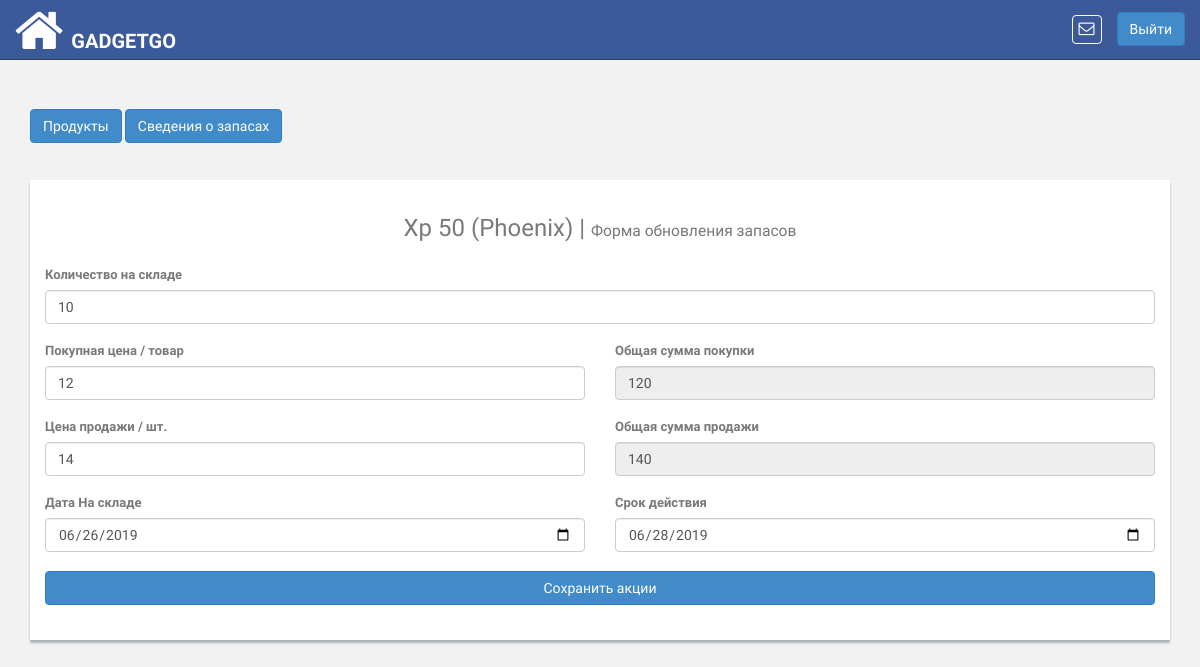
Screenshot of /product/20/stockin/update/ (signed in) with the database file from the repository.
### pis_product/models.py (models this page shows, shortened)
class StockIn(models.Model):
    product = models.ForeignKey(
        Product, related_name='stockin_product',on_delete=models.CASCADE
    )
    quantity = models.CharField(
        max_length=100, blank=True, null=True
    )
    price_per_item = models.DecimalField(
        max_digits=65, decimal_places=2, default=0, blank=True, null=True,
        help_text="Selling Price for a Single Item"
    )
    total_amount = models.DecimalField(
        max_digits=65, decimal_places=2, default=0, blank=True, null=True
    )
    buying_price_item = models.DecimalField(
        max_digits=65, decimal_places=2, default=0, blank=True, null=True,
        help_text='Buying Price for a Single Item'
    )
    total_buying_amount = models.DecimalField(
        max_digits=65, decimal_places=2, default=0, blank=True, null=True
    )
    dated_order = models.DateField(blank=True, null=True)
    stock_expiry = models.DateField(blank=True, null=True)

class Product(models.Model):
    UNIT_TYPE_KG = 'Kilogram'
    UNIT_TYPE_GRAM = 'Gram'
    UNIT_TYPE_LITRE = 'Litre'
    UNIT_TYPE_QUANTITY = 'Quantity'
    UNIT_TYPES = (
        (UNIT_TYPE_KG, 'Kilogram'),
        (UNIT_TYPE_GRAM, 'Gram'),
        (UNIT_TYPE_LITRE, 'Litre'),
        (UNIT_TYPE_QUANTITY, 'Quantity'),
    )
    unit_type = models.CharField(
        choices=UNIT_TYPES, default=UNIT_TYPE_QUANTITY,
        blank=True, null=True, max_length=200
    )
    name = models.CharField(max_length=100, unique=True)
    brand_name = models.CharField(max_length=200, blank=True, null=True)
    retailer = models.ForeignKey(
        'pis_retailer.Retailer',
        related_name='retailer_product',on_delete=models.CASCADE
    )
    bar_code = models.CharField(max_length=13, unique=True, blank=True,
                                null=True)
    def __unicode__(self):
        return self.name
    def product_available_items(self):
        try:
            obj_stock_in = self.stockin_product.aggregate(Sum('quantity'))
            stock_in = float(obj_stock_in.get('quantity__sum'))
        except:
            stock_in = 0
        try:
            obj_stock_out = self.stockout_product.aggregate(
                Sum('stock_out_quantity'))
            stock_out = float(obj_stock_out.get('stock_out_quantity__sum'))
        except:
            stock_out = 0
        return  stock_in - stock_out

### pis_product/views.py (the view, shortened to what this page needs)
# urls.py: re_path(r'^(?P<pk>\d+)/stockin/update/$',StockInUpdateView.as_view(),name='update_stockin'),
class StockInUpdateView(UpdateView):
    template_name = 'products/update_stockin.html'
    model = StockIn
    form_class = StockDetailsForm

### pis_product/forms.py
class StockDetailsForm(forms.ModelForm):
    class Meta:
        model = StockIn
        fields = "__all__"

### pis_com/templatetags/template_tags.py (called while the page is built)
@register.simple_tag
def product_notifications(retailer_id):
    return Product.objects.filter(retailer__id=retailer_id)

### templates/products/update_stockin.html (shortened to what this page needs)
{% extends 'base.html' %}
{% block content %}
    <div class="col-md-12">
        <br>
       <a href="{% url 'product:stock_items_list' %}"><button type="button" id="back-product" class="btn btn-primary" data-loading-text="<i class='fa fa-circle-o-notch fa-spin'></i>Processing">Продукты</button></a>
        <a href="{% url 'product:stockin_list' product_id=object.product.id %}"><button type="button" id="stock-in" class="btn btn-primary" data-loading-text="<i class='fa fa-circle-o-notch fa-spin'></i>Processing">Сведения о запасах</button></a>
        <br><br><br>
        <div class="content-panel">
            <h3 class="text-center">{{ object.product.name|title }} ({{ object.product.brand_name|title }}) | <small>Форма обновления запасов</small> </h3>
            <div class="panel-body">
                <form class="form-horizontal product_item_form" action="#" method="post" autocomplete="off">
                    <div class="form-group">
                        <div class="col-md-12">
                            <label><strong>Количество на складе</strong></label>
                            <input type="text"  class="form-control quantity"  name="quantity" id="quantity" value="{{ object.quantity }}"><br>
                        </div>
                        <div class="col-md-6">
                            <label><strong>Покупная цена / товар</strong></label>
                            <input type="text"  class="form-control buying_price_item"  name="buying_price_item" id="buying_price_item" value="{{ object.buying_price_item|floatformat:-2 }}"><br>
                            <label><strong>Цена продажи / шт.</strong></label>
                            <input type="text"  class="form-control price_per_item"  name="price_per_item" id="price_per_item"  onkeyup="sum();" value="{{ object.price_per_item|floatformat:-2 }}"><br>
                            <label><strong>Дата На складе</strong></label>
                            <input type="date"  class="form-control dated_order" name="dated_order" value="{{ object.dated_order|date:"Y-m-d" }}"><br>
                        </div>
                        <div class="col-md-6">
                            <label><strong>Общая сумма покупки</strong></label>
                            <input type="text"  class="form-control total_buying_amount"  name="total_buying_amount"  id="total_buying_amount" value="{{ object.total_buying_amount|floatformat:-2 }}" readonly><br>
                            <label><strong>Общая сумма продажи</strong></label>
                            <input type="text"  class="form-control total_amount"  name="total_amount"  id="total_amount" value="{{ object.total_amount|floatformat:-2 }}" readonly><br>
                            <label><strong>Срок действия</strong></label>
                            <input type="date"  class="form-control stock_expiry"  name="stock_expiry" value="{{ object.stock_expiry|date:"Y-m-d" }}"><br>
                        </div>
                        <div class="col-md-12">
                            <button type="submit"  class="btn btn-primary product-sub-btn" style="width: 100%" >Сохранить акции</button>
                        </div>
                    </div>
                </form>
            </div>
        </div>
    </div>
{% endblock %}

### app_static/css/style.css (style rules this page uses)
body { color: #797979; background: #f2f2f2; font-family: 'Ruda', sans-serif; padding: 0px !important; margin: 0px !important; font-size:13px; }
a, a:hover, a:focus { text-decoration: none; outline: none; }
.content-panel { background: #ffffff; box-shadow: 0px 3px 2px #aab2bd; padding-top: 15px; padding-bottom: 5px; }
label { font-weight: 400; }

### rows the page displays
StockIn: product.name "Xp 50", product.brand_name "Phoenix", quantity "10", buying_price_item "12", price_per_item "14", dated_order "06/26/2019", total_buying_amount "120", total_amount "140", stock_expiry "06/28/2019"
